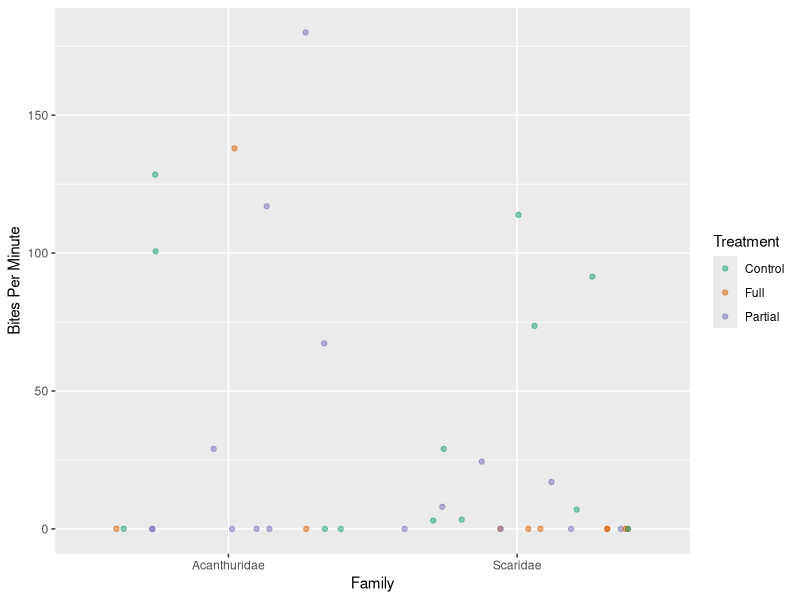
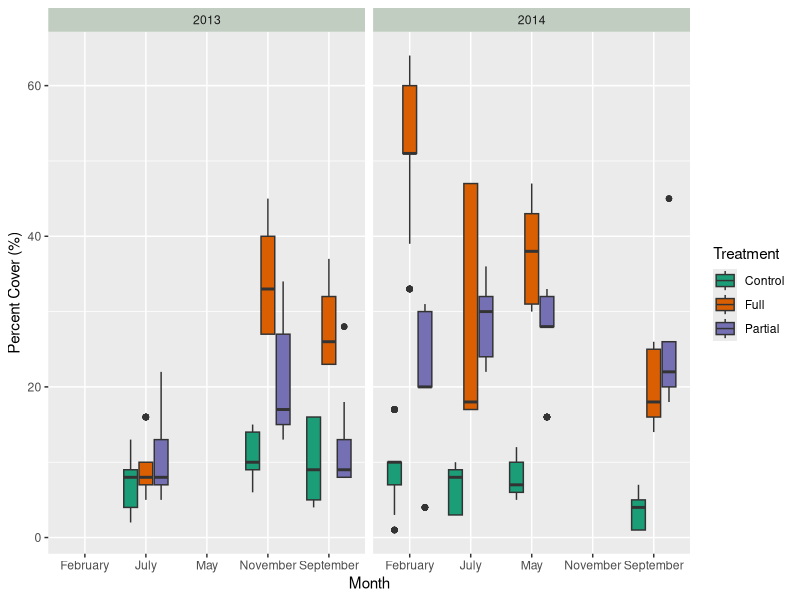

Generate these figures, in order, with R:
## ---- chunk 1
knitr::opts_chunk$set(echo = TRUE)
library(tidyverse)

### All libraries must be loaded in this chunk
### Any global options you'd like to set (a global ggplot theme for example) should go here
## ---- chunk 2
## Read in and save your two tidy CSV files here for downstream use. 
## Show their output with head() for reproduciblity!
read_csv("treatment_results.csv") -> treatment_results
head(treatment_results)
read_csv("plot_bites.csv") -> plot_bites
head(plot_bites)
## ---- chunk 3
## Code to prepare data for plotting goes here. 
## It should save a dataset you can use to plot in the next chunk.
plot_bites %>%
  filter(family == c("Acanthuridae", "Scaridae"), treatment == c("Full", "Partial", "Control")) %>% 
  #only need the two families according to previos graph and then filtered all treatment types
  select(treatment,family,timeCorrBites) -> new_bites_hour
  #out of all the columns, only needed treatment, family, and timeCorrBites

head(new_bites_hour)
#making sure it has all necessary components for graph
## ---- chunk 4
## plot the data here.
## ensure an appropriate figure size and legible output by setting the fig.width and fig.height for this chunk
new_bites_hour %>%
  ggplot(aes(x = family, y= timeCorrBites)) +
  geom_jitter(aes(color=treatment), alpha=0.5)+ #used alpha so can guarantee seeing all of the points
  scale_color_brewer(palette= "Dark2") + #colorblind friendly palette
  labs(x = "Family", y = "Bites Per Minute", color = "Treatment") ->figure3b 
  #as per the metadata, it is by minute not hour

figure3b

## ---- chunk 5
## Code to prepare data for plotting goes here. 
## It should save a dataset you can use to plot in the next chunk.

treatment_results %>%
  filter(Species == "artCal") %>% 
  #only selecting articulated calcareous algae
  select(Species, treatment, Month, Year, Percent_cover) -> new_artcal_results
  #figure will need the species, month/year, percent cover

head(new_artcal_results)
#making sure it has all necessary components for figure
## ---- chunk 6
## plot the data here.
## ensure an appropriate figure size and legible output by setting the fig.width and fig.height for this chunk

new_artcal_results %>%
  ggplot(aes(x = Month, y = Percent_cover, fill= treatment)) +
  geom_boxplot() +
  #would be able to show outliers in this form of graph as well as average
  facet_grid(~Year)+
  #wanted the years next to eachother to observe year difference
  scale_fill_brewer(palette= "Dark2") +
  #colorblind friendly palette 
  theme(strip.background = element_rect(fill = "honeydew3")) +
  #felt like switching up the header color
  labs(y = "Percent Cover (%)", fill = "Treatment")
## ---- chunk 7
## Code to prepare data for plotting goes here. 
## It should save a dataset you can use to plot in the next chunk.
## ---- chunk 8
## plot the data here.
## ensure an appropriate figure size and legible output by setting the fig.width and fig.height for this chunk
## ---- chunk 9
## Code to prepare data for plotting goes here. 
## It should save a dataset you can use to plot in the next chunk.
## ---- chunk 10
## plot the data here.
## ensure an appropriate figure size and legible output by setting the fig.width and fig.height for this chunk
## ---- chunk 11
## Code to prepare data for plotting goes here. 
## It should save a dataset you can use to plot in the next chunk.
## ---- chunk 12
## plot the data here.
## ensure an appropriate figure size and legible output by setting the fig.width and fig.height for this chunk
